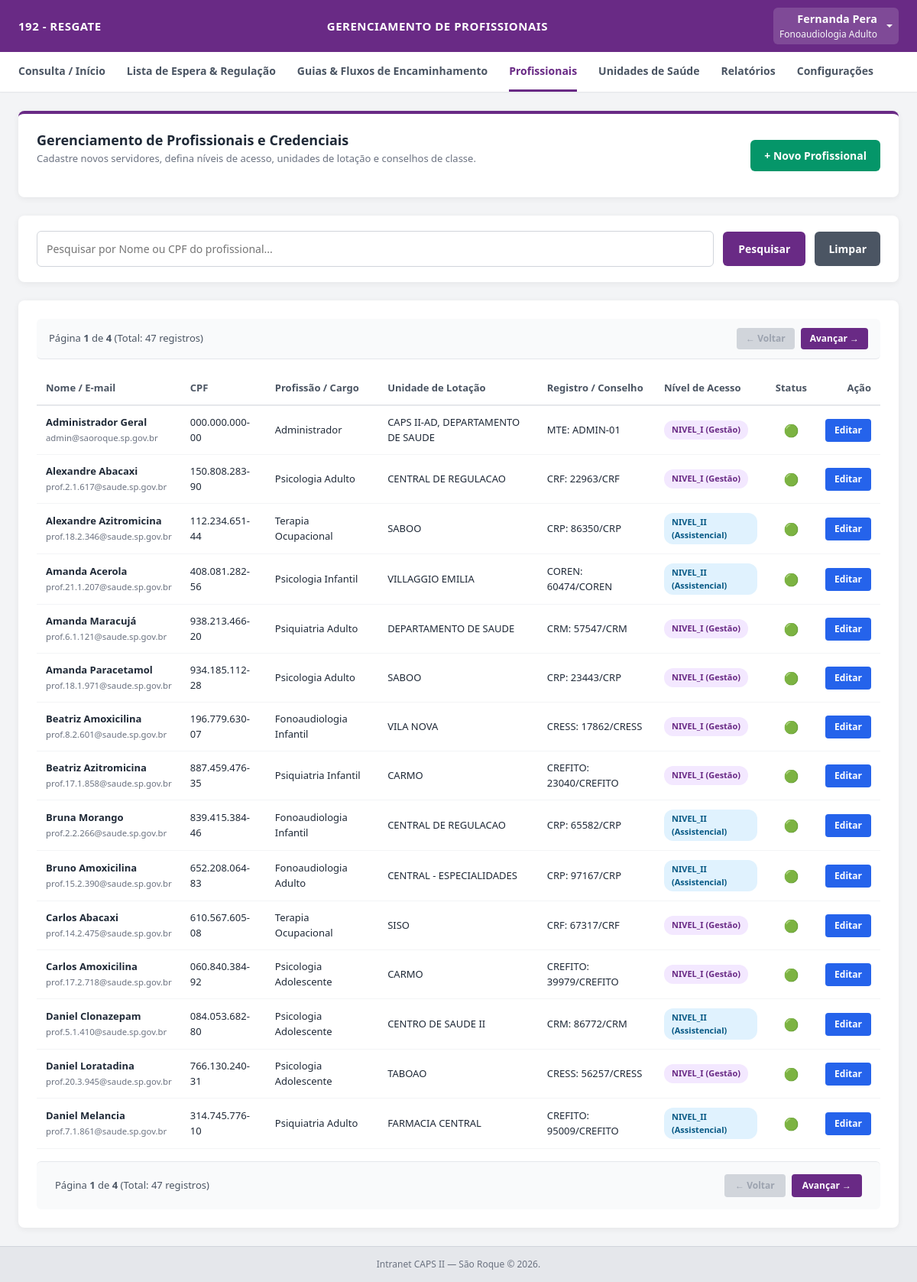
/admin/profissionais (signed in), run on the app's committed database.
### tables this page shows
CREATE TABLE profissionais (
            id INTEGER PRIMARY KEY AUTOINCREMENT,
            nome TEXT NOT NULL,
            cpf TEXT UNIQUE NOT NULL,
            email TEXT UNIQUE NOT NULL,
            senha_hash TEXT NOT NULL,
            perfil TEXT NOT NULL,
            profissao TEXT,
            sigla_conselho TEXT,
            registro_profissional TEXT,
            permite_terceirizadas INTEGER DEFAULT 0,
            ativo INTEGER DEFAULT 1,
            token_recuperacao TEXT,
            token_expiracao TIMESTAMP,
            forcar_troca_senha INTEGER DEFAULT 0,
            criado_por_profissional_id INTEGER,
            atualizado_por_profissional_id INTEGER,
            created_at TIMESTAMP DEFAULT CURRENT_TIMESTAMP,
            updated_at TIMESTAMP DEFAULT CURRENT_TIMESTAMP,
            FOREIGN KEY (criado_por_profissional_id) REFERENCES profissionais(id),
            FOREIGN KEY (atualizado_por_profissional_id) REFERENCES profissionais(id)
        );

CREATE TABLE estabelecimentos (
            id INTEGER PRIMARY KEY AUTOINCREMENT,
            cnes TEXT UNIQUE,
            nome TEXT NOT NULL,
            tipo TEXT NOT NULL,
            ativo INTEGER DEFAULT 1,
            criado_por_profissional_id INTEGER,
            atualizado_por_profissional_id INTEGER,
            created_at TIMESTAMP DEFAULT CURRENT_TIMESTAMP,
            updated_at TIMESTAMP DEFAULT CURRENT_TIMESTAMP,
            FOREIGN KEY (criado_por_profissional_id) REFERENCES profissionais(id),
            FOREIGN KEY (atualizado_por_profissional_id) REFERENCES profissionais(id)
        );

### app.py (the view)
@app.route('/admin/profissionais', methods=['GET'])
@login_required
@nivel_i_required
def listar_profissionais():
    conn = get_db_connection()
    cursor = conn.cursor()
    page = int(request.args.get('page', 1))
    per_page = 15
    offset = (page - 1) * per_page
    cursor.execute('SELECT COUNT(*) FROM profissionais')
    total_registros = cursor.fetchone()[0]
    total_paginas = (
        (total_registros + per_page - 1) // per_page
        if total_registros > 0
        else 1
    )
    profissionais_raw = cursor.execute("""
        SELECT p.*,
               p_criou.nome AS criado_por_nome,
               p_at.nome AS atualizado_por_nome
        FROM profissionais p
        LEFT JOIN profissionais p_criou ON p.criado_por_profissional_id = p_criou.id
        LEFT JOIN profissionais p_at ON p.atualizado_por_profissional_id = p_at.id
        ORDER BY p.nome ASC
        LIMIT ? OFFSET ?
    """, (per_page, offset)).fetchall()
    profissionais = []
    for p in profissionais_raw:
        prof_dict = dict(p)
        vinculos_raw = cursor.execute("""
            SELECT pu.id AS vinculo_id, pu.estabelecimento_id,
                   e.nome AS estabelecimento_nome
            FROM profissional_unidades pu
            JOIN estabelecimentos e ON pu.estabelecimento_id = e.id
            WHERE pu.profissional_id = ? AND pu.ativo = 1
        """, (prof_dict['id'],)).fetchall()
        prof_dict['vinculos'] = [dict(v) for v in vinculos_raw]
        if prof_dict['vinculos']:
            prof_dict['estabelecimento_nome'] = ", ".join([v['estabelecimento_nome'] for v in prof_dict['vinculos']])
        else:
            prof_dict['estabelecimento_nome'] = "Não informada"
        profissionais.append(prof_dict)
    estabelecimentos = [
        dict(row)
        for row in cursor.execute('SELECT id, nome FROM estabelecimentos WHERE ativo = 1 ORDER BY nome ASC').fetchall()
    ]
    conn.close()
    return render_template(
        'admin_profissionais.html',
        profissionais=profissionais,
        estabelecimentos=estabelecimentos,
        pagina_atual=page,
        total_paginas=total_paginas,
        total_registros=total_registros,
    )

### templates/admin_profissionais.html (shortened to what this page needs)
{% set perfil = session.get('perfil') %}
<!DOCTYPE html>
<html lang="pt-BR">
<head>
    <link href="https://cdn.jsdelivr.net/npm/bootstrap@5.3.0/dist/css/bootstrap.min.css" rel="stylesheet">
</head>
<body>
    <div class="topbar">
        <div class="title">{{ session.get('estabelecimento', 'CAPS II — São Roque') }}</div>
        <div class="center-title">Gerenciamento de Profissionais</div>
        <div class="dropdown">
            <a class="dropdown-toggle text-white d-flex align-items-center text-decoration-none py-1 px-2 rounded"
               href="#" id="userMenuDropdown" role="button" data-bs-toggle="dropdown" aria-expanded="false" style="background: rgba(255,255,255,0.15);">
                <div class="text-end me-2">
                    <span class="d-block fw-semibold text-white" style="font-size: 0.9rem;">{{ session.get('nome') }}</span>
                    <small class="d-block text-light opacity-85" style="font-size: 0.75rem;">{{ session.get('profissao', 'Profissional') }}</small>
                </div>
            </a>
        </div>
    </div>
    <div class="navbar">
        <a href="/dashboard">Consulta / Início</a>
        <a href="/lista-espera">Lista de Espera & Regulação</a>
        <a href="/guias-fluxo">Guias & Fluxos de Encaminhamento</a>
        {% if perfil == 'NIVEL_I' %}
            <a href="/admin/profissionais" class="active">Profissionais</a>
            <a href="/admin/estabelecimentos">Unidades de Saúde</a>
            <a href="/relatorios">Relatórios</a>
            <a href="/admin/configuracoes">Configurações</a>
        {% endif %}
    </div>
    <div class="container">
        <div class="page-header">
            <div>
                <h2>Gerenciamento de Profissionais e Credenciais</h2>
                <p>Cadastre novos servidores, defina níveis de acesso, unidades de lotação e conselhos de classe.</p>
            </div>
            <button type="button" class="btn-novo" onclick="abrirModalNovo()">+ Novo Profissional</button>
        </div>
        <div class="search-card">
            <input type="text" id="filtroProfissional" class="search-input" placeholder="Pesquisar por Nome ou CPF do profissional..." onkeypress="handleKeyPress(event)" autofocus>
            <button type="button" class="btn-search" onclick="filtrarTabelaProfissionais()">Pesquisar</button>
            <button type="button" class="btn-clear" onclick="limparBuscaProfissional()">Limpar</button>
        </div>
        <div class="data-panel">
            {% if total_paginas > 1 %}
                <div style="display: flex; justify-content: space-between; align-items: center; padding: 12px 16px; background: #f9fafb; border-bottom: 1px solid #e5e7eb; margin-bottom: 16px; border-radius: 6px;">
                    <span style="font-size: 13px; color: #4b5563;">Página <strong>{{ pagina_atual }}</strong> de <strong>{{ total_paginas }}</strong> (Total: {{ total_registros }} registros)</span>
                    <div style="display: flex; gap: 8px;">
                        {% if pagina_atual > 1 %}
                            <a href="/admin/profissionais?page={{ pagina_atual - 1 }}" style="background-color: #4b5563; color: white; padding: 5px 12px; border-radius: 4px; font-size: 12px; font-weight: 600; text-decoration: none;">← Voltar</a>
                        {% else %}
                            <span style="background-color: #d1d5db; color: #9ca3af; padding: 5px 12px; border-radius: 4px; font-size: 12px; font-weight: 600; cursor: not-allowed;">← Voltar</span>
                        {% endif %}
                        {% if pagina_atual < total_paginas %}
                            <a href="/admin/profissionais?page={{ pagina_atual + 1 }}" style="background-color: #692A85; color: white; padding: 5px 12px; border-radius: 4px; font-size: 12px; font-weight: 600; text-decoration: none;">Avançar →</a>
                        {% else %}
                            <span style="background-color: #d1d5db; color: #9ca3af; padding: 5px 12px; border-radius: 4px; font-size: 12px; font-weight: 600; cursor: not-allowed;">Avançar →</span>
                        {% endif %}
                    </div>
                </div>
            {% endif %}
            <table class="table-data" id="tabelaProfissionais">
                <thead>
                    <tr>
                        <th>Nome / E-mail</th>
                        <th>CPF</th>
                        <th>Profissão / Cargo</th>
                        <th>Unidade de Lotação</th>
                        <th>Registro / Conselho</th>
                        <th>Nível de Acesso</th>
                        <th style="text-align: center;">Status</th>
                        <th style="text-align: right;">Ação</th>
                    </tr>
                </thead>
                <tbody>
                    {% for prof in profissionais %}
                    <tr>
                        <td>
                            <strong>{{ prof.nome }}</strong><br>
                            <small style="color: #6b7280;">{{ prof.email }}</small>
                        </td>
                        <td>{{ prof.cpf | cpf }}</td>
                        <td>{{ prof.profissao or 'Não informada' }}</td>
                        <td>{{ prof.estabelecimento_nome or 'Não informada' }}</td>
                        <td>{{ prof.sigla_conselho or '-' }}: {{ prof.registro_profissional or 'N/A' }}</td>
                        <td>
                            {% if prof.perfil == 'NIVEL_I' %}
                                <span class="badge-perfil bg-nivel1">NIVEL_I (Gestão)</span>
                            {% elif prof.perfil == 'NIVEL_II' %}
                                <span class="badge-perfil bg-nivel2">NIVEL_II (Assistencial)</span>
                            {% else %}
                                <span class="badge-perfil bg-nivel3">NIVEL_III (Consulta)</span>
                            {% endif %}
                        </td>
                        <td style="text-align: center;">
                            {% if prof.ativo is defined and not prof.ativo %}
                                <span title="Inativo" style="font-size: 16px; cursor: help;">🔴</span>
                            {% else %}
                                <span title="Ativo" style="font-size: 16px; cursor: help;">🟢</span>
                            {% endif %}
                        </td>
                        <td style="text-align: right;">
                            <button class="btn-edit" onclick='abrirModalEdicao({{ prof | tojson | safe }})'>Editar</button>
                        </td>
                    </tr>
                    {% else %}
                    <tr>
                        <td colspan="8" style="text-align: center; color: #6b7280; padding: 20px;">Nenhum profissional cadastrado.</td>
                    </tr>
                    {% endfor %}
                </tbody>
            </table>
            {% if total_paginas > 1 %}
                <div style="display: flex; justify-content: space-between; align-items: center; padding: 16px 24px; background: #f9fafb; border-top: 1px solid #e5e7eb; margin-top: 16px; border-radius: 6px;">
                    <span style="font-size: 13px; color: #4b5563;">Página <strong>{{ pagina_atual }}</strong> de <strong>{{ total_paginas }}</strong> (Total: {{ total_registros }} registros)</span>
                    <div style="display: flex; gap: 8px;">
                        {% if pagina_atual > 1 %}
                            <a href="/admin/profissionais?page={{ pagina_atual - 1 }}" style="background-color: #4b5563; color: white; padding: 6px 14px; border-radius: 4px; font-size: 12px; font-weight: 600; text-decoration: none;">← Voltar</a>
                        {% else %}
                            <span style="background-color: #d1d5db; color: #9ca3af; padding: 6px 14px; border-radius: 4px; font-size: 12px; font-weight: 600; cursor: not-allowed;">← Voltar</span>
                        {% endif %}
                        {% if pagina_atual < total_paginas %}
                            <a href="/admin/profissionais?page={{ pagina_atual + 1 }}" style="background-color: #692A85; color: white; padding: 6px 14px; border-radius: 4px; font-size: 12px; font-weight: 600; text-decoration: none;">Avançar →</a>
                        {% else %}
                            <span style="background-color: #d1d5db; color: #9ca3af; padding: 6px 14px; border-radius: 4px; font-size: 12px; font-weight: 600; cursor: not-allowed;">Avançar →</span>
                        {% endif %}
                    </div>
                </div>
            {% endif %}
        </div>
    </div>
    <div class="footer">Intranet CAPS II — São Roque &copy; 2026.</div>
</body>
</html>

### data on the page
profissionais: get "Fonoaudiologia Adulto", nome "Bruno Amoxicilina", email "prof.15.2.390@saude.sp.gov.br", cpf|cpf "652.208.064-83", profissao "Fonoaudiologia Adulto", sigla_conselho "CRP", registro_profissional "97167/CRP"
profissionais: nome "Administrador Geral", email "admin@saoroque.sp.gov.br", cpf|cpf "000.000.000-00", profissao "Administrador", estabelecimento_nome "CAPS II-AD, DEPARTAMENTO DE SAUDE", sigla_conselho "MTE", registro_profissional "ADMIN-01", perfil "NIVEL_I (Gestão)"
profissionais: nome "Alexandre Abacaxi", email "prof.2.1.617@saude.sp.gov.br", cpf|cpf "150.808.283-90", profissao "Psicologia Adulto", sigla_conselho "CRF", registro_profissional "22963/CRF"
estabelecimentos: nome "CENTRAL DE REGULACAO" "CENTRAL DE REGULACAO"
profissionais: nome "Alexandre Azitromicina", email "prof.18.2.346@saude.sp.gov.br", cpf|cpf "112.234.651-44", profissao "Terapia Ocupacional", sigla_conselho "CRP", registro_profissional "86350/CRP"
estabelecimentos: nome "SABOO" "SABOO"
profissionais: nome "Amanda Acerola", email "prof.21.1.207@saude.sp.gov.br", cpf|cpf "408.081.282-56", profissao "Psicologia Infantil", sigla_conselho "COREN", registro_profissional "60474/COREN"
estabelecimentos: nome "VILLAGGIO EMILIA"
profissionais: nome "Amanda Maracujá", email "prof.6.1.121@saude.sp.gov.br", cpf|cpf "938.213.466-20", profissao "Psiquiatria Adulto", sigla_conselho "CRM", registro_profissional "57547/CRM"
estabelecimentos: nome "DEPARTAMENTO DE SAUDE"
profissionais: nome "Amanda Paracetamol", email "prof.18.1.971@saude.sp.gov.br", cpf|cpf "934.185.112-28", profissao "Psicologia Adulto", sigla_conselho "CRP", registro_profissional "23443/CRP"
profissionais: nome "Beatriz Amoxicilina", email "prof.8.2.601@saude.sp.gov.br", cpf|cpf "196.779.630-07", profissao "Fonoaudiologia Infantil", sigla_conselho "CRESS", registro_profissional "17862/CRESS"
estabelecimentos: nome "VILA NOVA"
profissionais: nome "Beatriz Azitromicina", email "prof.17.1.858@saude.sp.gov.br", cpf|cpf "887.459.476-35", profissao "Psiquiatria Infantil", sigla_conselho "CREFITO", registro_profissional "23040/CREFITO"
estabelecimentos: nome "CARMO" "CARMO"
profissionais: nome "Bruna Morango", email "prof.2.2.266@saude.sp.gov.br", cpf|cpf "839.415.384-46", profissao "Fonoaudiologia Infantil", sigla_conselho "CRP", registro_profissional "65582/CRP"
estabelecimentos: nome "CENTRAL - ESPECIALIDADES"
profissionais: nome "Carlos Abacaxi", email "prof.14.2.475@saude.sp.gov.br", cpf|cpf "610.567.605-08", profissao "Terapia Ocupacional", sigla_conselho "CRF", registro_profissional "67317/CRF"
estabelecimentos: nome "SISO"
profissionais: nome "Carlos Amoxicilina", email "prof.17.2.718@saude.sp.gov.br", cpf|cpf "060.840.384-92", profissao "Psicologia Adolescente", sigla_conselho "CREFITO", registro_profissional "39979/CREFITO"
profissionais: nome "Daniel Clonazepam", email "prof.5.1.410@saude.sp.gov.br", cpf|cpf "084.053.682-80", profissao "Psicologia Adolescente", sigla_conselho "CRM", registro_profissional "86772/CRM"
estabelecimentos: nome "CENTRO DE SAUDE II"
profissionais: nome "Daniel Loratadina", email "prof.20.3.945@saude.sp.gov.br", cpf|cpf "766.130.240-31", profissao "Psicologia Adolescente", sigla_conselho "CRESS", registro_profissional "56257/CRESS"
estabelecimentos: nome "TABOAO"
profissionais: nome "Daniel Melancia", email "prof.7.1.861@saude.sp.gov.br", cpf|cpf "314.745.776-10", profissao "Psiquiatria Adulto", sigla_conselho "CREFITO", registro_profissional "95009/CREFITO"
estabelecimentos: nome "FARMACIA CENTRAL"

### other printed values
{{ session.get('estabelecimento', 'CAPS II — São Roque') }} "192 - RESGATE"
{{ session.get('nome') }} "Fernanda Pera"
{{ pagina_atual }} "1"
{{ total_paginas }} "4"
{{ total_registros }} "47"
